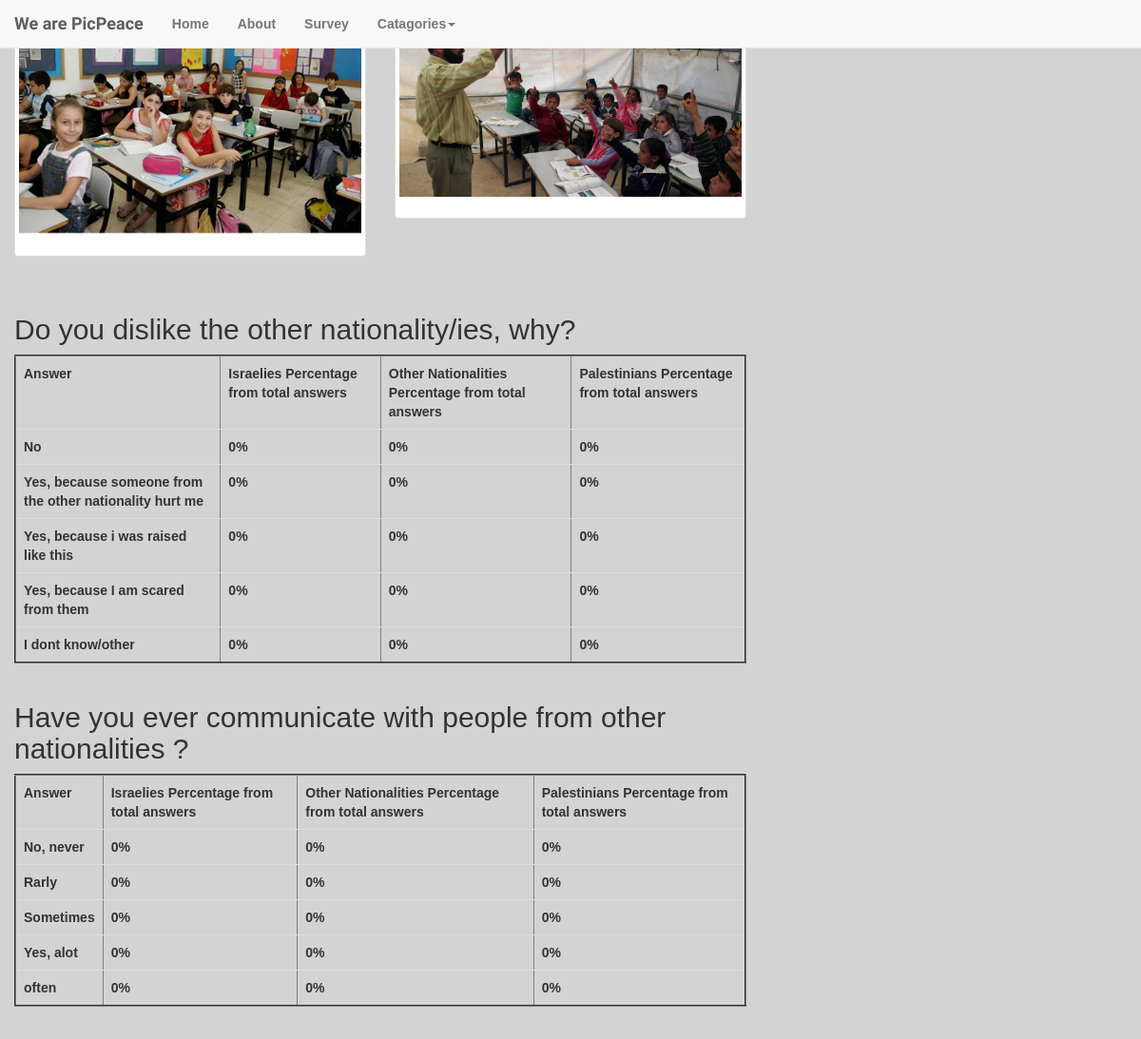
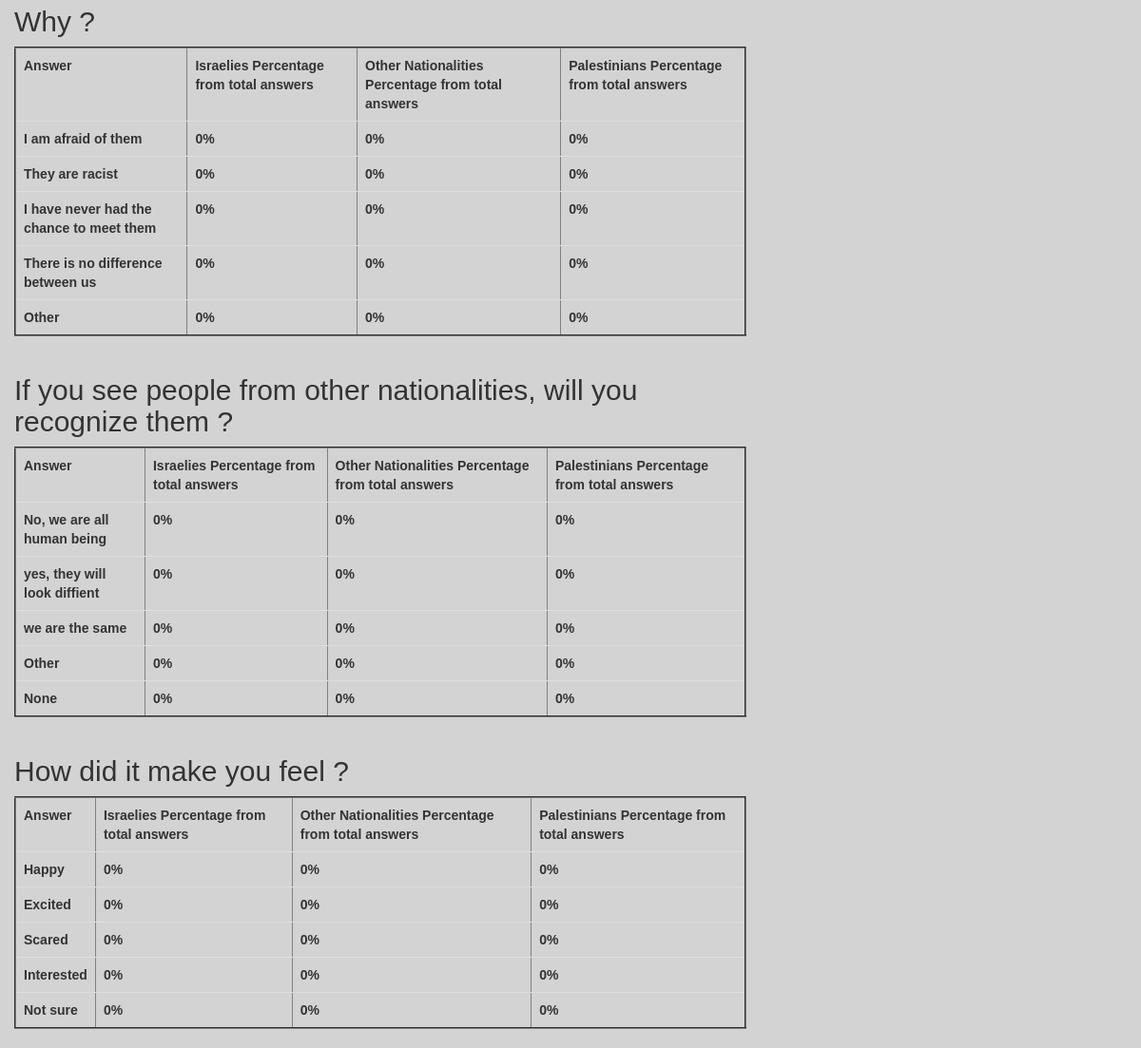
The page /statistics/6/ on the database its author committed (2 pictures, top to bottom).
### database_setup.py (models this page shows)
class Picture(Base):
    __tablename__ = 'picture'
    id = Column(Integer, primary_key=True)
    path = Column(String)
    category = Column(String)
    cover = Column(Boolean)
    discription=Column(String)

class Question(Base):
    __tablename__ = 'question'
    id = Column(Integer, primary_key=True)
    text = Column(String(15))
    a1 = Column(String(30))
    a2 = Column(String(60))
    a3 = Column(String(30))
    a4 = Column(String(30))
    a5 = Column(String(30))

### web_app.py (the view)
@app.route('/statistics/<int:pair_id>/')
def answer_statistics(pair_id):
    questions=session.query(Question).all()
    statistics = {}
    for q in questions:
        question_id = q.id
        '''print
        print (question_id)
        print (pair_id)
        print'''
        answers = session.query(Answer).filter_by(pair_id=pair_id, question_id=question_id).all()
        num_answers = float(len(answers))
        histogram = {'a1': 0, 'a2': 0, 'a3': 0, 'a4': 0, 'a5': 0}
        totals={'a1': 0, 'a2': 0, 'a3': 0, 'a4': 0, 'a5': 0}
        n_dic={'Israeli':{'a1': 0, 'a2': 0, 'a3': 0, 'a4': 0, 'a5': 0}, 'Palestinian':{'a1': 0, 'a2': 0, 'a3': 0, 'a4': 0, 'a5': 0}, 'Other':{'a1': 0, 'a2': 0, 'a3': 0, 'a4': 0, 'a5': 0}}
        for answer in answers:
                if answer.selected.isdigit():
                    n_dic[answer.nationality]['a'+answer.selected] += 1
                    totals['a'+answer.selected]+=1
        for nationality in n_dic.keys():
            for answer in n_dic[nationality]:
                if totals[answer]!=0:
                    n_dic[nationality][answer]*=100.0/totals[answer]
                    n_dic[nationality][answer]=round(n_dic[nationality][answer]*1000)/1000.0
        statistics[q.id] = n_dic
        print n_dic
    pair=session.query(Pair).filter_by(id=pair_id).first()
    pic1=session.query(Picture).filter_by(id=pair.pic1_id).first()
    pic2=session.query(Picture).filter_by(id=pair.pic2_id).first()
    return render_template('statistics.html', q=q, pic1=pic1, pic2=pic2, questions=questions, stats=statistics)

### templates/statistics.html (shortened to what this page needs)
<!DOCTYPE html>
<html>
<head>
	<link rel="stylesheet" href="http://maxcdn.bootstrapcdn.com/bootstrap/3.3.6/css/bootstrap.min.css">
	<link rel="stylesheet" type="text/css" href="{{ url_for('static', filename='styles.css') }}">
</head>
<body>
 <nav class="navbar navbar-default navbar-fixed-top">
        <div class="container-fluid">
          <div class="navbar-header">
            <a class="navbar-brand" href="#">We are PicPeace</a>
          </div>
          <div id="navbar" class="navbar-collapse collapse">
            <ul class="nav navbar-nav">
              <li><a href="{{ url_for('main_page') }}">Home</a></li>
              <li><a href="{{ url_for('aboutus') }}">About</a></li>
              <li><a href="{{ url_for('survey') }}">Survey</a></li>
              <li class="dropdown">
                <a href="#" class="dropdown-toggle" data-toggle="dropdown" role="button" aria-haspopup="true" aria-expanded="false">Catagories<span class="caret"></span></a>
              </li>
            </ul>
          </div>
        </div>
      </nav>
	<div class="container-fluid">
		<div class="row">
  <div class="col-sm-6 col-md-4">
    <div class="thumbnail">
      <img src="{{url_for ('static' , filename=pic1.path)}}">
      <div class="caption">
      </div>
    </div>
  </div>
  <div class="col-sm-6 col-md-4">
    <div class="thumbnail">
      <img src="{{url_for ('static' , filename=pic2.path)}}">
      <div class="caption">
      </div>
    </div>
  </div>
  </div>
  <br/>
  {% for q in questions%}
<div class="row">
<div class="col-md-8">
<h2>{{q.text}}</h2>
<table class="table table-hover" border="2">
    <tr>
      <th>Answer</th>
      <th>Israelies Percentage from total answers</th>
      <th>Other Nationalities Percentage from total answers</th>
      <th>Palestinians Percentage from total answers</th>
    </tr>
    <tr>
      <td> {{q.a1}}</td>
      {%for n in stats[q.id]%}
      <td>{{stats[q.id][n]['a1']}}%</td>
      {%endfor%}
    </tr>
    <tr>
      <td> {{q.a2}}</td>
      {%for n in stats[q.id]%}
      <td>{{stats[q.id][n]['a2']}}%</td>
      {%endfor%}
    </tr>
    <tr>
      <td> {{q.a3}}</td>
      {%for n in stats[q.id]%}
      <td>{{stats[q.id][n]['a3']}}%</td>
      {%endfor%}
    </tr>
    <tr>
      <td> {{q.a4}}</td>
      {%for n in stats[q.id]%}
      <td>{{stats[q.id][n]['a4']}}%</td>
      {%endfor%}
    </tr>
    <tr>
      <td> {{q.a5}}</td>
      {%for n in stats[q.id]%}
      <td>{{stats[q.id][n]['a5']}}%</td>
      {%endfor%}
    </tr>
  </table>
</div></div>
  {%endfor%}
	</div>
</body>
</html>

### static/styles.css (style rules this page uses)
body, html { font-family: 'Ubuntu', sans-serif; font-weight: bold; background: url("http://www.pixeden.com/media/k2/galleries/165/001-subtle-light-pattern-background-texture-vol5.jpg") no-repeat fixed center; background-size:cover; height: 100%; background-repeat: no-repeat; background-color: #d3d3d3; padding-top: 0px; }
.navbar-brand { font-family: 'Shadows Into Light Two', cursive; }

### rows shown on the page
Picture: path (picture)
Picture: path (picture)
Question: text "Do you dislike the other nationality/ies, why?", a1 "No", stats "0" "0" "0", a2 "Yes, because someone from the other nationality hurt me", stats "0" "0" "0", a3 "Yes, because i was raised like this", stats "0" "0" "0", a4 "Yes, because I am scared from them", stats "0" "0" "0", a5 "I dont know/other", stats "0" "0" "0"
Question: text "Have you ever communicate with people from other nationalities ?", a1 "No, never", stats "0" "0" "0", a2 "Rarly", stats "0" "0" "0", a3 "Sometimes", stats "0" "0" "0", a4 "Yes, alot", stats "0" "0" "0", a5 "often", stats "0" "0" "0"
Question: text "Why ?", a1 "I am afraid of them", stats "0" "0" "0", a2 "They are racist", stats "0" "0" "0", a3 "I have never had the chance to meet them", stats "0" "0" "0", a4 "There is no difference between us", stats "0" "0" "0", a5 "Other", stats "0" "0" "0"
Question: text "If you see people from other nationalities, will you recognize them ?", a1 "No, we are all human being", stats "0" "0" "0", a2 "yes, they will look diffient", stats "0" "0" "0", a3 "we are the same", stats "0" "0" "0", a4 "Other", stats "0" "0" "0", a5 "None", stats "0" "0" "0"
Question: text "How did it make you feel ?", a1 "Happy", stats "0" "0" "0", a2 "Excited", stats "0" "0" "0", a3 "Scared", stats "0" "0" "0", a4 "Interested", stats "0" "0" "0", a5 "Not sure", stats "0" "0" "0"
